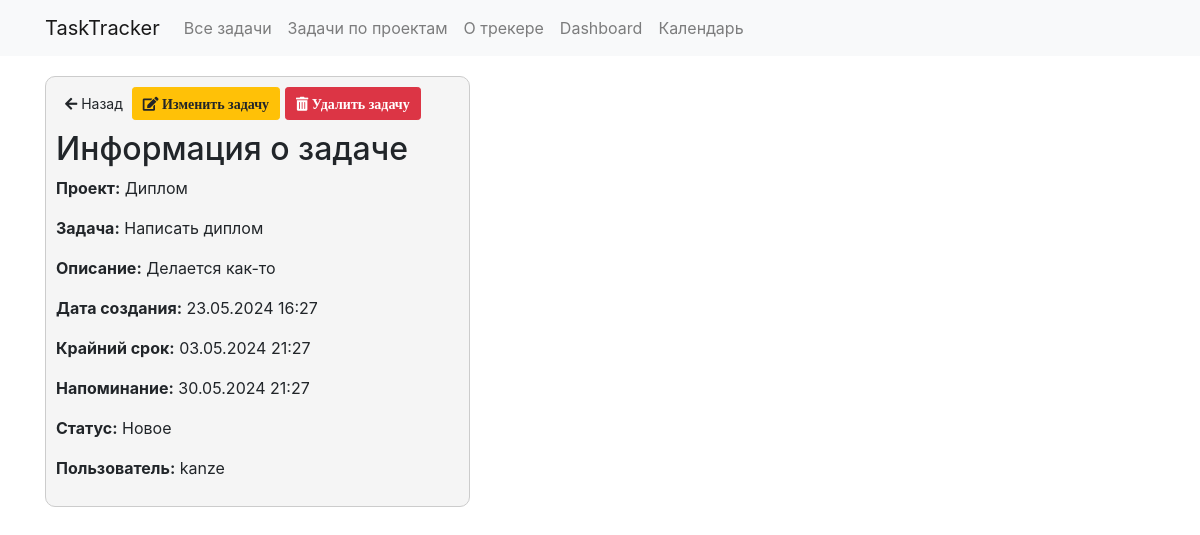
The page /task_info/52/?prev_page=/projects on the database its author committed.
### tasktrackerapp/models.py (models this page shows, shortened)
class Task(models.Model):
    project = models.ForeignKey(Project, on_delete=models.CASCADE)
    title = models.CharField(max_length=200)
    description = models.TextField(blank=True, null=True)
    created_date= models.DateTimeField(blank=True, null=True)
    deadline = models.DateTimeField(blank=True, null=True)
    reminder = models.DateTimeField(blank=True, null=True)
    status = models.ForeignKey(TaskStatus, null=True, blank=True, on_delete=models.CASCADE)
    task_user = models.ForeignKey(User, on_delete=models.CASCADE)

class Project(models.Model):
    name = models.CharField(max_length=100)
    description = models.TextField(blank=True)
    def __str__(self):
        return self.name

class TaskStatus(models.Model):
    name = models.CharField(max_length=50)
    def __str__(self):
        return self.name

### tasktrackerapp/views.py (the view, shortened to what this page needs)
# urls.py: path('task_info/<int:task_id>/', views.task_info, name='task_info_page'),  #страница с информацией о конкретной задаче
def task_info(request, task_id, prev_page=None):
    task = Task.objects.get(id=task_id)
    prev_page = request.GET.get('prev_page')
    context = {'task': task,
               'task_id': task_id,
               'prev_page': prev_page}
    return render(request, 'task_info.html', context)

### tasktrackerapp/templates/task_info.html (shortened to what this page needs)
{% extends 'head.html' %}
{% block content %}
<form method="post" action=".">
    <div class="task-info-container">
        <div class="button-container">
            <a href="{{ prev_page }}" class="btn btn-default btn-sm">
                <i class="fas fa-arrow-left"></i> Назад
            </a>
            <button name="editTask" value="{{ task.id }}" class="btn btn-warning btn-sm">
                <i class="fas fa-edit"> Изменить задачу</i>
            </button>
            <button name="deleteTask" value="{{ task.id }}" class="btn btn-danger btn-sm">
                <i class="fas fa-trash-alt"> Удалить задачу</i>
            </button>
        </div>
        <h2>Информация о задаче</h2>
        <p><strong>Проект:</strong> {{ task.project }}</p>
        <p><strong>Задача:</strong> {{ task.title }}</p>
        <p><strong>Описание:</strong> {{ task.description }}</p>
        <p><strong>Дата создания:</strong> {{ task.created_date|date:"d.m.Y H:i" }}</p>
        <p><strong>Крайний срок:</strong> {{ task.deadline|date:"d.m.Y H:i" }}</p>
        <p><strong>Напоминание:</strong> {{ task.reminder|date:"d.m.Y H:i" }}</p>
        <p><strong>Статус:</strong> {{ task.status }}</p>
        <p><strong>Пользователь:</strong> {{ task.task_user }}</p>
    </div>
</form>
{% endblock content %}

### tasktrackerapp/static/css/styles.css (style rules this page uses)
.task-info-container { border: 1px solid #ccc; border-radius: 10px; background-color: #f2f2f2bb; padding: 10px; margin-top: 20px; max-width: 425px; }
.button-container, .button-container-top { display: flex; align-items: center; margin-bottom: 10px; }
.button-container button { padding: 5px 10px; font-size: 14px; margin-right: 5px; }

### rows shown on the page
Task: project "Диплом", title "Написать диплом", description "Делается как-то", created_date "23.05.2024 16:27", deadline "03.05.2024 21:27", reminder "30.05.2024 21:27", status "Новое", task_user "kanze"
